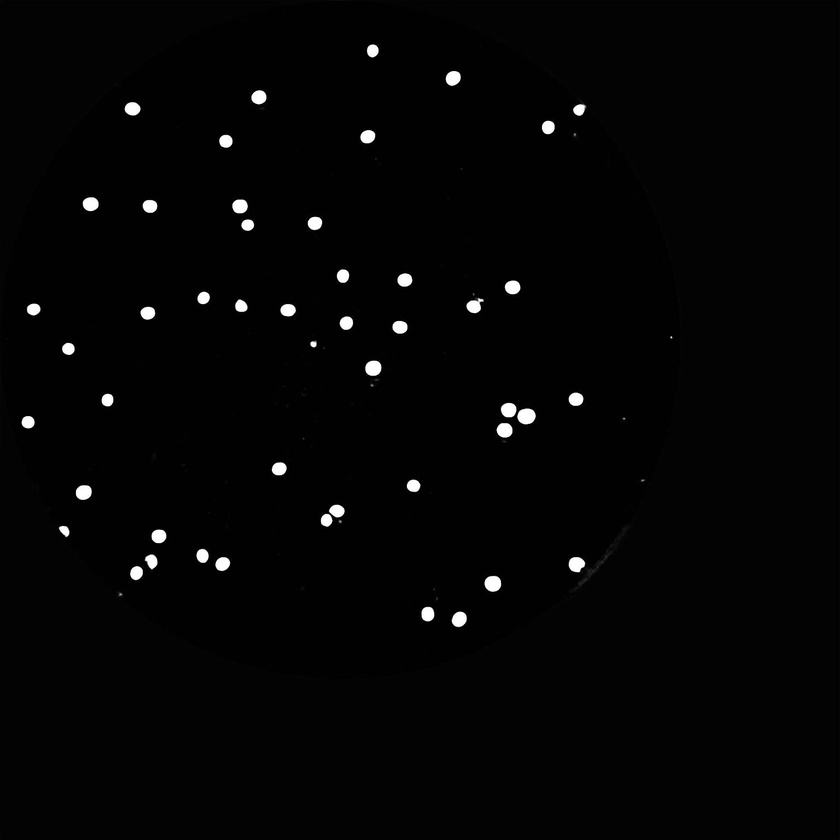
#> input picture BackTest/mask2h/F1-B1-2h-01.jpeg, 840 x 840 px, shrunk from 1536 x 1536 before the run; its folder holds only this picture in this run
$ jupyter execute Watershed_Yeast.ipynb   (shell and % lines are left out)
#> lines starting #> are read from the running program, lines starting #| are printed output that depends on the picture; after the words box and inside, x2 and y2 are one past the last pixel; in counts of white or black regions, pixels touching at a corner belong together
[cell 1]
from google.colab import drive
drive.mount('/content/drive')

[cell 2]
import numpy as np
import cv2 as cv
from matplotlib import pyplot as plt
import os

[cell 3]
%cd /content/drive/MyDrive/Yeast

[cell 4]
test_folder_path = 'BackTest/2h'
mask_folder_path = 'BackTest/mask2h'
watershed_mask_folder = 'BackTest/2h_watershed'

[cell 5]
origin_masks = os.listdir(mask_folder_path)

for mask in origin_masks:
  img = cv.imread(os.path.join(mask_folder_path, mask))
#> img is the input picture: shape (840, 840, 3); min 0, max 255, mean 4.6
  file_name = mask.split('.')[0]
  name = file_name+ 'watershed.png'

  # imgplto = plt.imshow(img)
  gray = cv.cvtColor(img, cv.COLOR_BGR2GRAY)

  # imgplt = plt.imshow(gray)
  ret, thresh = cv.threshold(gray, 0, 255, cv.THRESH_BINARY_INV + cv.THRESH_OTSU)
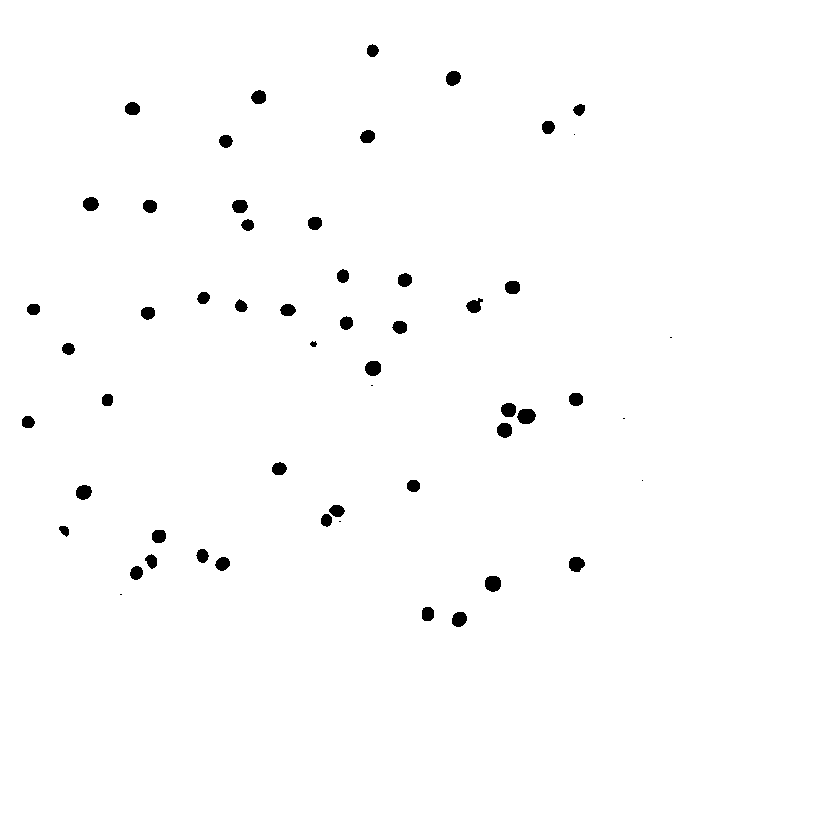
#> thresh: shape (840, 840); 99% white; 55 black regions (7 under 20 px), largest, box (x1, y1, x2, y2) and area: (517, 409, 536, 424) 227, (485, 576, 501, 592) 213, (365, 361, 381, 376) 199
#> ret = 122
  thresh = cv.bitwise_not(thresh)

  # imgplt1 = plt.imshow(thresh)
  kernel = np.ones((3, 3), np.uint8)
  opening = cv.morphologyEx(thresh, cv.MORPH_OPEN, kernel, iterations=2)
#> opening: shape (840, 840); 0.97% white; 47 white regions, largest, box (x1, y1, x2, y2) and area: (518, 409, 535, 424) 222, (485, 576, 501, 591) 209, (365, 361, 381, 376) 199
  sure_bg = cv.dilate(opening, kernel, iterations=3)
#> sure_bg: shape (840, 840); 2.2% white; 43 white regions, largest, box (x1, y1, x2, y2) and area: (494, 400, 538, 440) 1183, (128, 552, 160, 582) 592, (318, 502, 347, 529) 561
  dist_transform = cv.distanceTransform(opening, cv.DIST_L2, 5)
  ret, sure_fg = cv.threshold(dist_transform, 0.5 * dist_transform.max(), 255, 0)
#> sure_fg: shape (840, 840) float32; 0.24% white; 47 white regions (4 under 20 px), largest, box (x1, y1, x2, y2) and area: (521, 412, 532, 421) 79, (488, 579, 498, 588) 71, (368, 364, 378, 373) 64
#> ret = 4
  sure_fg = np.uint8(sure_fg)
  unknown = cv.subtract(sure_bg, sure_fg)
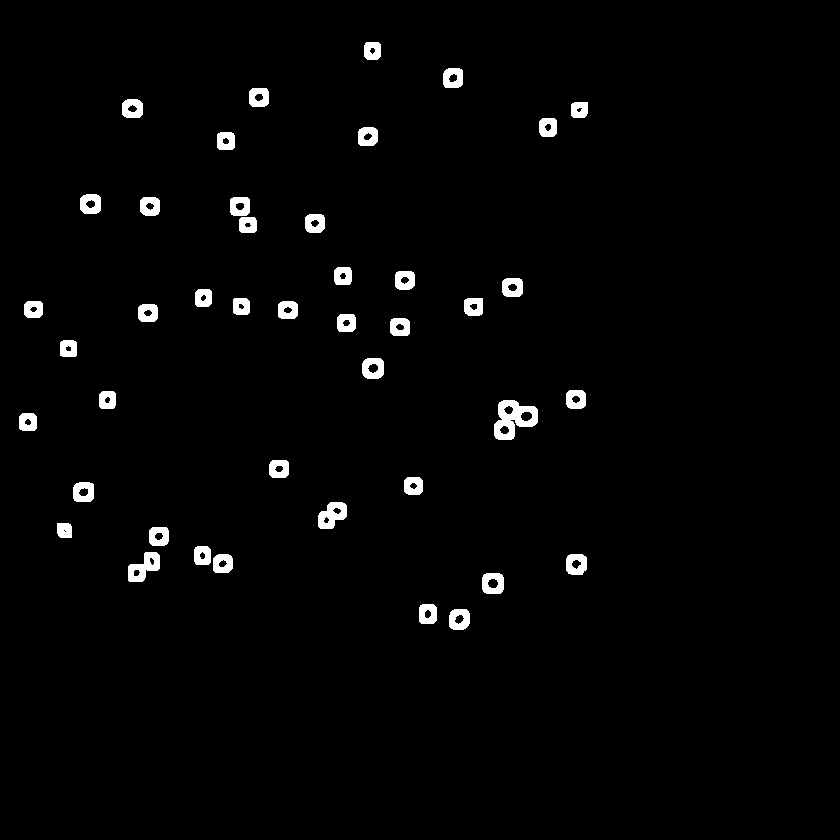
#> unknown: shape (840, 840); 2% white; 43 white regions, largest, box (x1, y1, x2, y2) and area: (494, 400, 538, 440) 1001, (128, 552, 160, 582) 543, (318, 502, 347, 529) 510
  # imgplt2 = plt.imshow(unknown)
  #cv.imwrite(os.path.join(unknown_mask_path, name), unknown)

  ret, markers = cv.connectedComponents(sure_fg)
#> markers: shape (840, 840) int32; 48 distinct labels, from 0 to 47
#> ret = 48
  markers = markers + 1
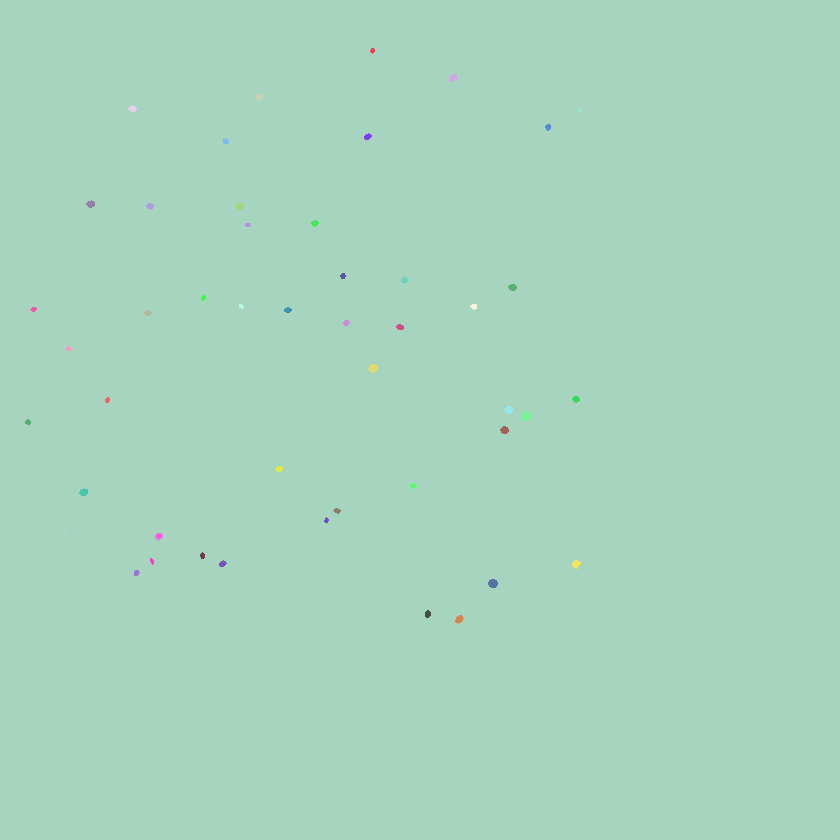
#> markers: shape (840, 840) int32; 48 distinct labels, from 1 to 48; one colour per label, 0 black
  markers[unknown == 255] = 0
  markers = cv.watershed(img, markers)
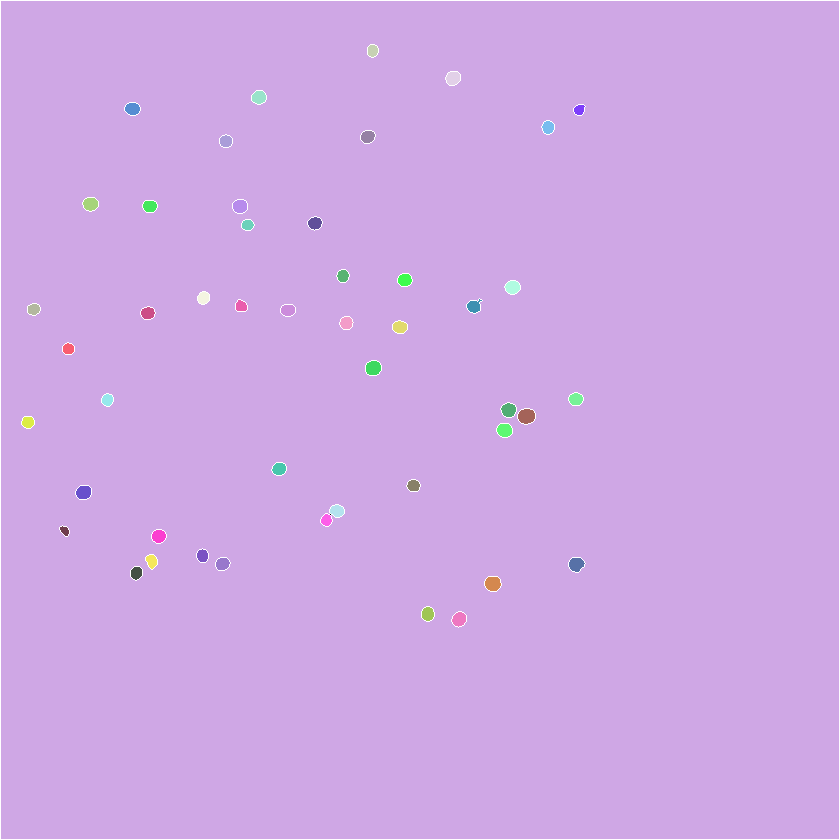
#> markers: shape (840, 840) int32; 50 distinct labels, from -1 to 48; one colour per label, 0 black, -1 white
  # imgplt3 = plt.imshow(markers)

  img[markers == -1] = [0, 0, 255]
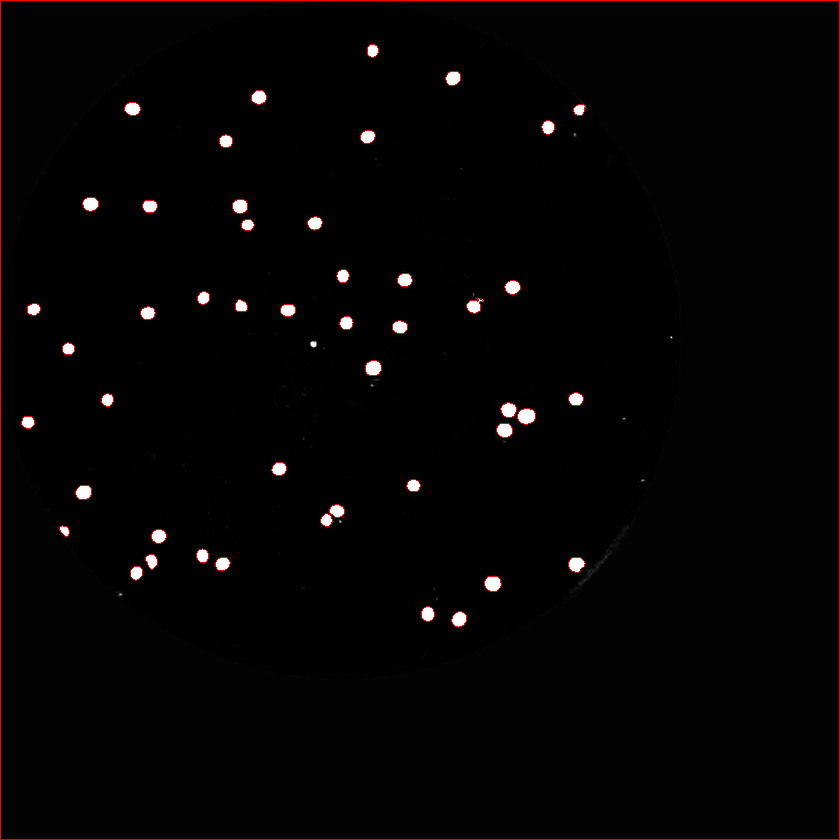
#> img: shape (840, 840, 3); 0.74% of pixels changed, all inside (x1, y1, x2, y2) = (0, 0, 840, 840)
  # imgplt4 = plt.imshow(img)

  cv.imwrite(os.path.join(watershed_mask_folder, name), img)

[cell 6]
cv.imwrite('/content/drive/MyDrive/2022.2/Out_mask_Watershed/test2.png',img)
#> Out = True

$ run again, on BackTest/mask2h/F1-B1-2h-06.jpeg
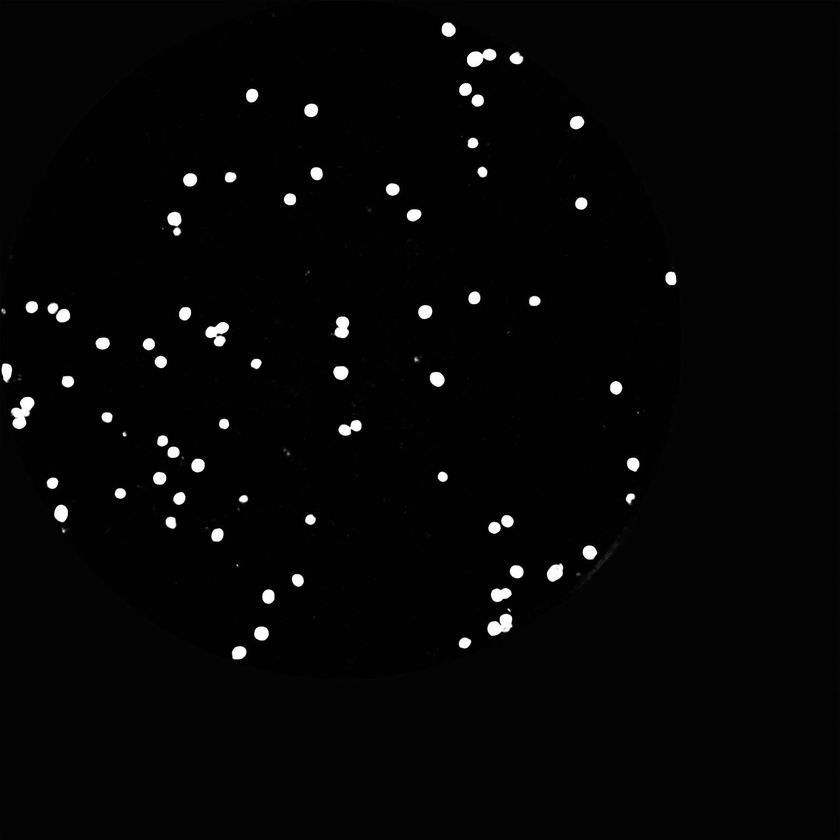
#> input picture BackTest/mask2h/F1-B1-2h-06.jpeg, 840 x 840 px, shrunk from 1536 x 1536 before the run
#> img is the input picture: shape (840, 840, 3); min 0, max 255, mean 5.5
#> `ret, thresh = cv.threshold(gray, 0, 255, cv.THRESH_BINARY_INV + cv.THR..`:
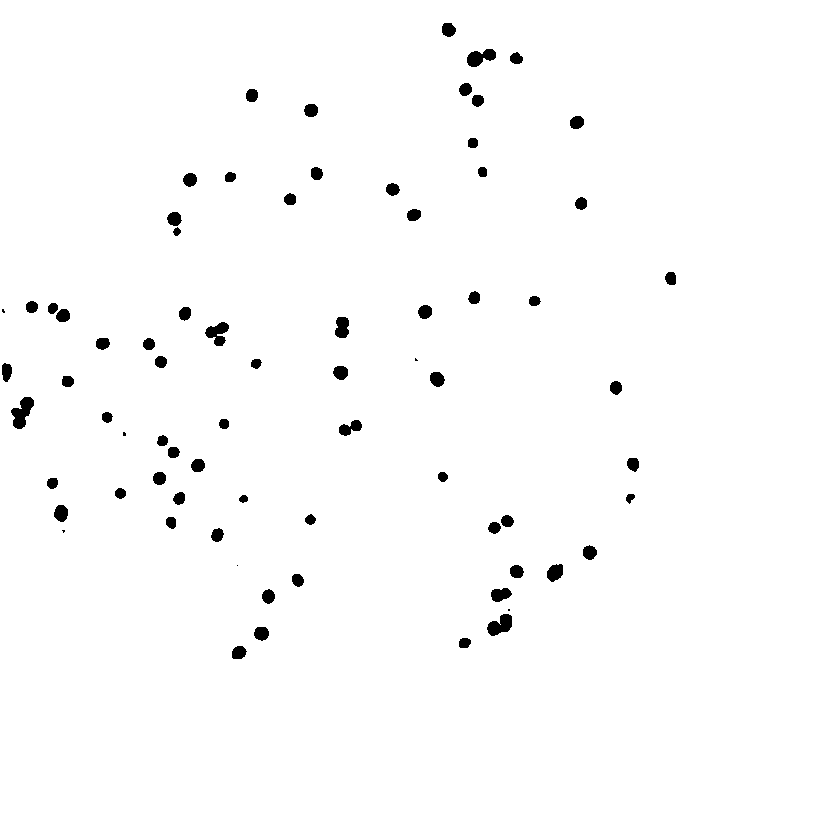
#> thresh: shape (840, 840); 98.6% white; 75 black regions (6 under 20 px), largest, box (x1, y1, x2, y2) and area: (11, 397, 34, 429) 418, (487, 614, 512, 636) 352, (467, 49, 496, 67) 329
#> `ret, thresh = cv.threshold(gray, 0, 255, cv.THRESH_BINARY_INV + cv.THR..`: ret = 121
#> opening: shape (840, 840); 1.3% white; 69 white regions, largest, box (x1, y1, x2, y2) and area: (12, 397, 34, 429) 411, (488, 614, 512, 635) 345, (467, 49, 496, 67) 323
#> sure_bg: shape (840, 840); 3.1% white; 63 white regions, largest, box (x1, y1, x2, y2) and area: (9, 394, 37, 432) 783, (485, 611, 515, 638) 658, (464, 46, 499, 70) 651
#> `ret, sure_fg = cv.threshold(dist_transform, 0.5 * dist_transform.max()..`: ret = 3.8
#> unknown: shape (840, 840); 2.8% white; 63 white regions, largest, box (x1, y1, x2, y2) and area: (9, 394, 37, 432) 661, (203, 320, 231, 349) 579, (464, 46, 499, 70) 562
#> `ret, markers = cv.connectedComponents(sure_fg)`: ret = 70
#> `img[markers == -1] = [0, 0, 255]`:
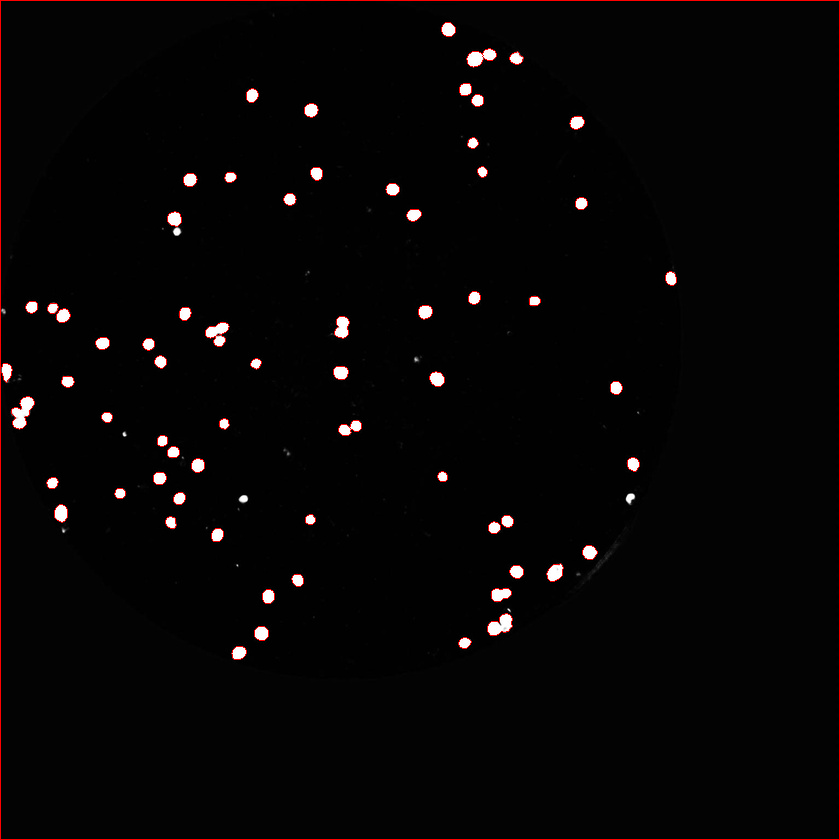
#> img: shape (840, 840, 3); 0.84% of pixels changed, all inside (x1, y1, x2, y2) = (0, 0, 840, 840)
#> Out = True
